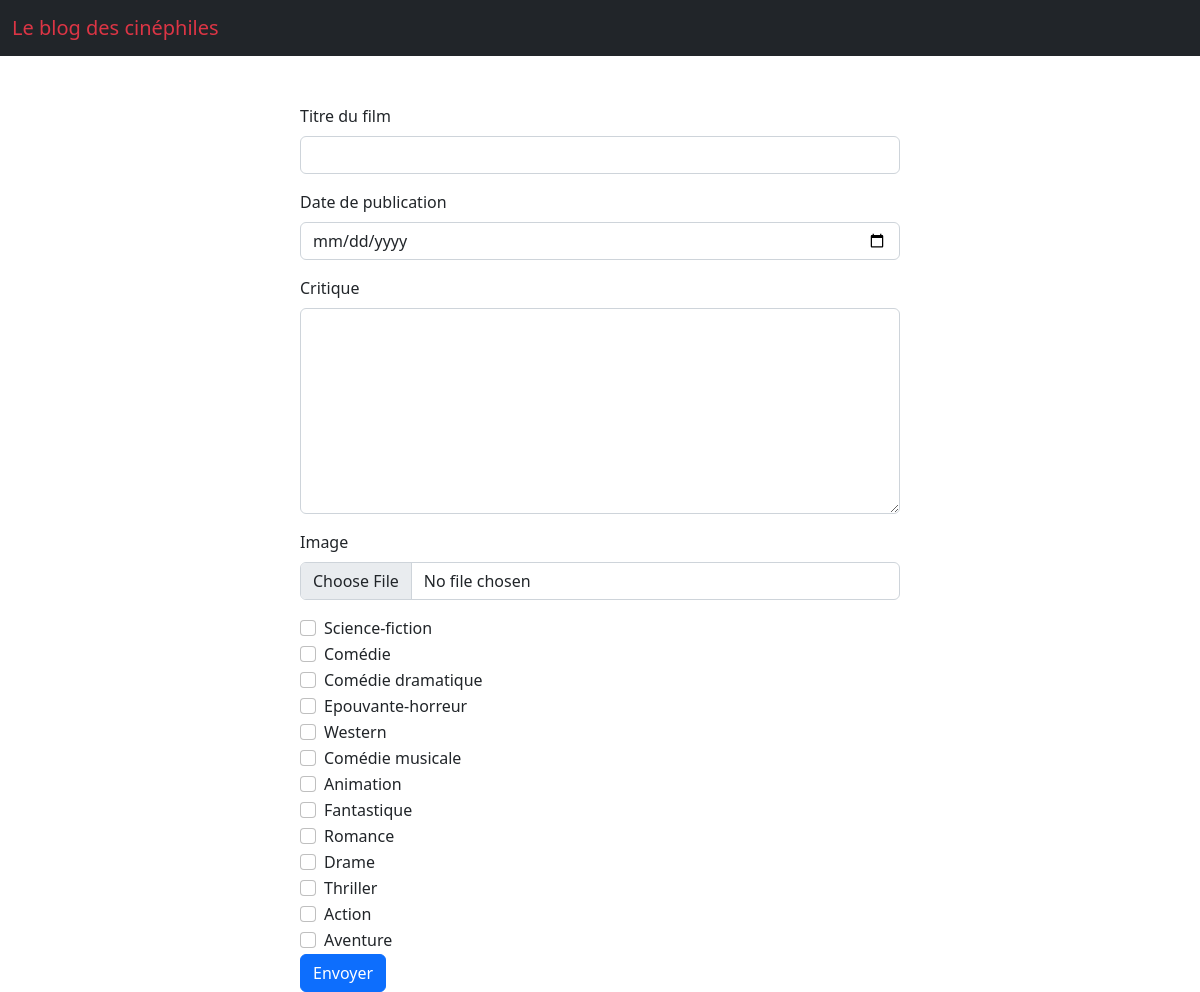
The page /create.php (signed in) on the database its author committed.
### tables this page shows
CREATE TABLE `category` (
  `idCategory` int NOT NULL,
  `categoryName` varchar(255) NOT NULL
);

### model/managers/CategoryManager.php (called while the page is built, shortened)
<?php
require_once './model/classes/Category.php';
class CategoryManager {
    public static function getAllCategories(){
        $dbh = dbconnect();
        $query = "SELECT * FROM category";
        $stmt = $dbh->prepare($query);
        $stmt->execute();
        $categories = $stmt->fetchAll(PDO::FETCH_CLASS, 'Category');
        return $categories;
    }
}

### model/classes/Category.php (called while the page is built, shortened)
<?php
class Category{
    private $idCategory;
    private $categoryName;
    public function getIdCategory()
    {
        return $this->idCategory;
    }
    public function getCategoryName()
    {
        return $this->categoryName;
    }
}

### views/createView.php (the view, shortened to what this page needs)
<!DOCTYPE html>
<html lang="en">
<head>
<link href="https://cdn.jsdelivr.net/npm/bootstrap@5.2.3/dist/css/bootstrap.min.css" rel="stylesheet"
integrity="sha384-rbsA2VBKQhggwzxH7pPCaAqO46MgnOM80zW1RWuH61DGLwZJEdK2Kadq2F9CUG65">
<link href="./views/partials/custom.css" rel="stylesheet">
</head>
<body>
    <nav class="navbar navbar-expand-lg bg-dark">
        <div class="container-fluid">
            <a class="navbar-brand text-danger" href="./">Le blog des cinéphiles</a>
        </div>
    </nav>
    <form action="" method="POST" enctype="multipart/form-data" class="col-md-6 offset-md-3 mt-5">
        <div class="mb-3">
            <label for="InputTitle" class="form-label">Titre du film</label>
            <input type="text" class="form-control" id="InputTitle" name="title">
        </div>
        <div class="mb-3">
            <label for="InputDate" class="form-label">Date de publication</label>
            <input type="date" class="form-control" id="InputDtae" name="date">
        </div>
        <div class="mb-3">
            <label for="InputCritique" class="form-label">Critique</label>
            <textarea rows=8  class="form-control" id="InputCritique" name="critique"></textarea>
        </div>
        <div class="mb-3">
            <label for="InputPicture" class="form-label">Image</label>
            <input type="file" class="form-control" id="InputPicture" name="picture">
        </div>
        <?php foreach($categories as $category){ ?>
            <div class="form-check">
            <input class="form-check-input" type="checkbox" value="<?php echo $category->getIdCategory() ?>" name="categories[]" id="<?php echo $category->getCategoryName() ?>">
            <label class="form-check-label" for="<?php echo $category->getCategoryName() ?>">
                <?php echo $category->getCategoryName(); ?>
            </label>
            </div>
        <?php } ?>
        <button type="submit" class="btn btn-primary">Envoyer</button>
    </form>
</body>
</html>

### rows shown on the page
category: categoryName "Science-fiction"
category: categoryName "Comédie"
category: categoryName "Comédie dramatique"
category: categoryName "Epouvante-horreur"
category: categoryName "Western"
category: categoryName "Comédie musicale"
category: categoryName "Animation"
category: categoryName "Fantastique"
category: categoryName "Romance"
category: categoryName "Drame"
category: categoryName "Thriller"
category: categoryName "Action"
category: categoryName "Aventure"
